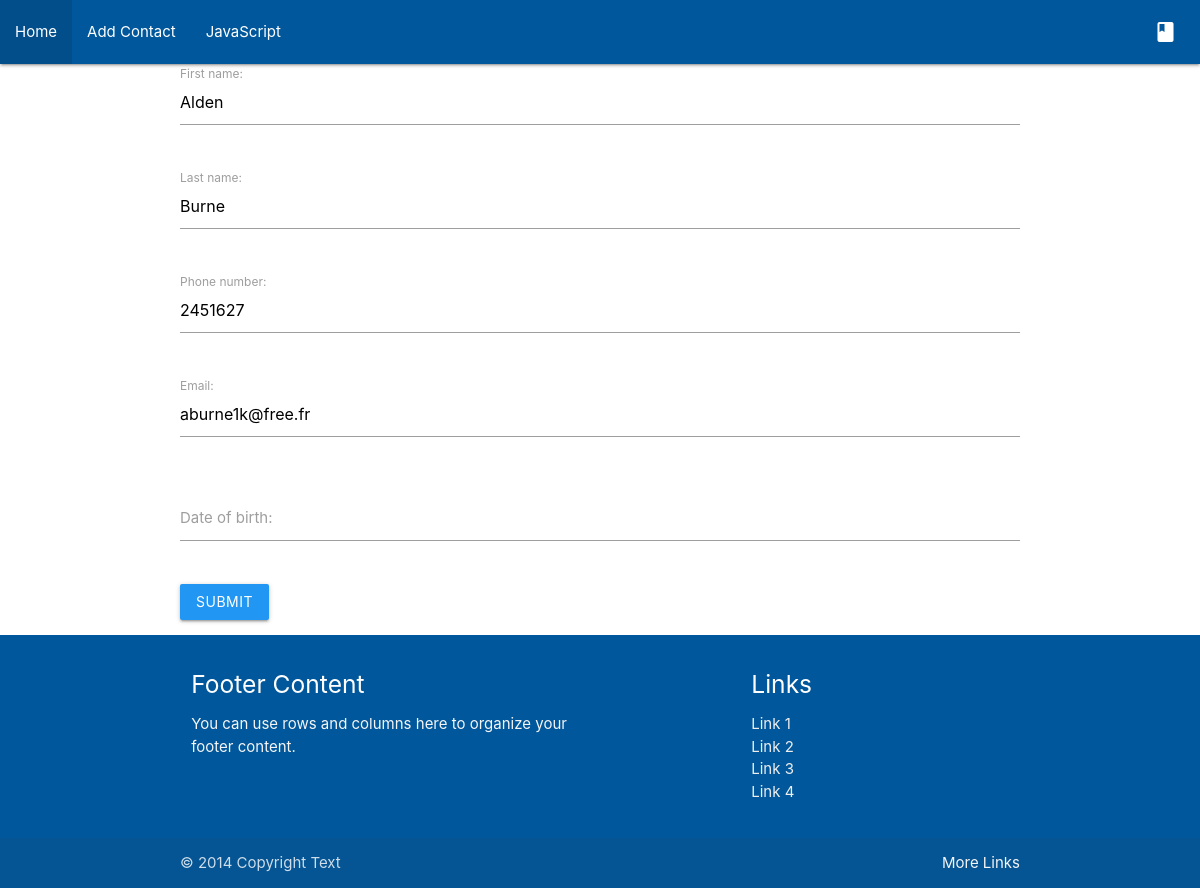
The page /contact/57/update on the database its author committed.
### contacts/models.py (models this page shows, shortened)
class PersonContact(models.Model):
    first_name = models.CharField(max_length=50)
    last_name = models.CharField(max_length=50)
    phone_number = models.PositiveBigIntegerField()
    email = models.EmailField()
    date_of_birth = models.DateField()
    class Meta:
        ordering = ['first_name']

### contacts/views.py (the view)
# urls.py: path('contact/<int:pk>/update', ContactUpdateView.as_view(), name='contact-update'),
class ContactUpdateView(UpdateView):
    model = PersonContact
    template_name = 'contacts/form.html'
    fields = '__all__'

### contacts/templates/contacts/form.html (shortened to what this page needs)
{% extends "contacts/base.html" %}
{% block content %}
    <form class="col s12" action="" method="POST">
        {% for field in form.visible_fields %}
            <div class="row">
                <div class="input-field col s12">
                {{ field.label_tag }} {{ field }}
            </div>
        </div>
        {% endfor %}
        <button class="btn blue" type="submit">Submit</button>
    </form>
{% endblock content %}

### rows shown on the page
PersonContact: visible_fields "Alden" "Burne" "2451627" "aburne1k@free.fr"

### other values the page prints
{{ field.label_tag }} "First name:" "Last name:" "Phone number:" "Email:" "Date of birth:"
